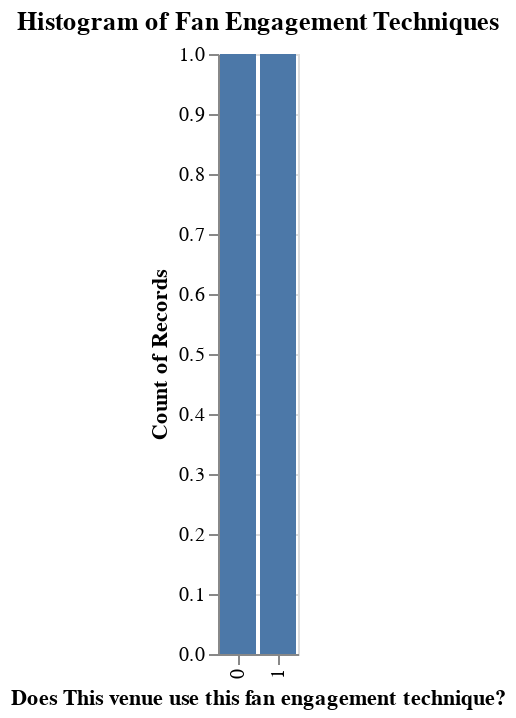

The notebook cell saved with this chart:
### Code cell
print(value_counts1[2])
charts[2]

### Figure 1 — Vega-Lite specification as saved in the notebook (floating-point values rounded to 4 significant figures)
{"config": {"view": {"continuousWidth": 300, "continuousHeight": 300}}, "data": {"name": "data-cfdf994a61b379969f6be150aeed5707"}, "mark": {"type": "bar"}, "encoding": {"x": {"field": "category", "title": "Does This venue use this fan engagement technique?", "type": "nominal"}, "y": {"field": "count", "title": "Count of Records", "type": "quantitative"}}, "title": "Histogram of Fan Engagement Techniques", "$schema": "https://vega.github.io/schema/vega-lite/v5.20.1.json", "datasets": {"data-cfdf994a61b379969f6be150aeed5707": [{"category": 0, "count": 1}, {"category": 1, "count": 1}]}}
